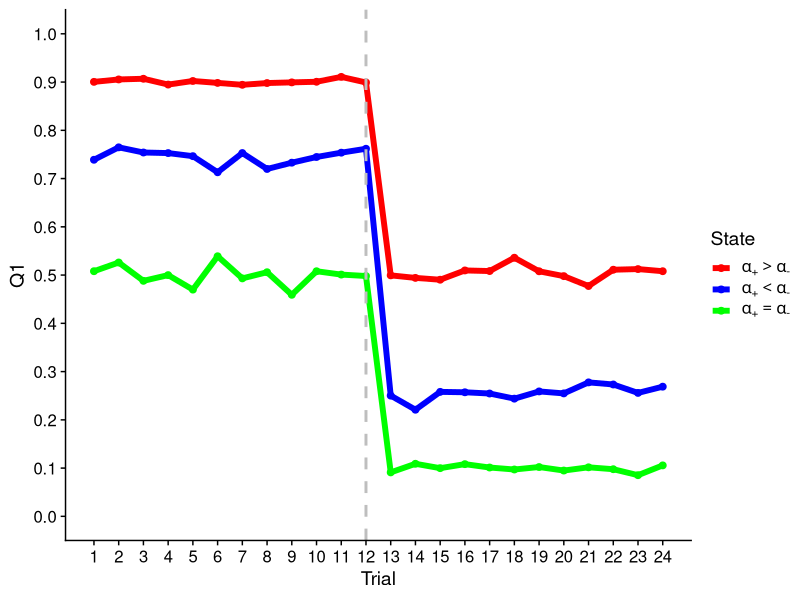
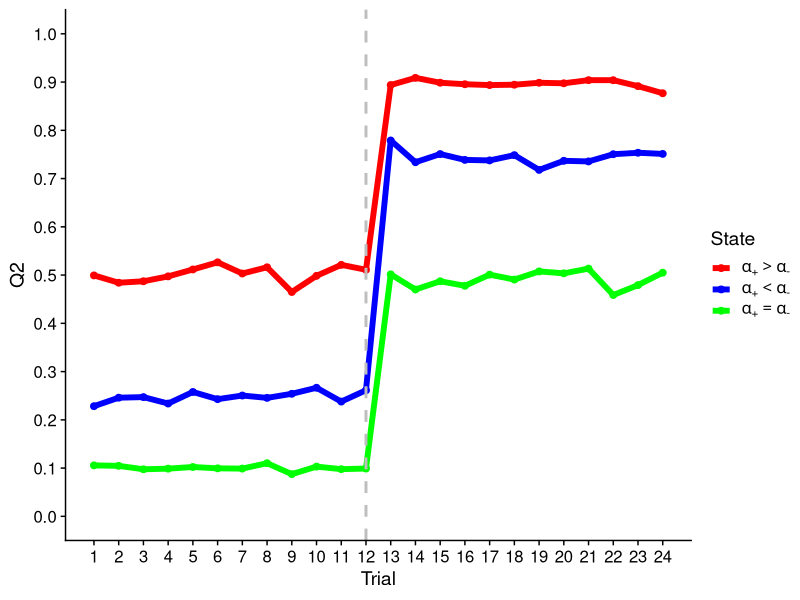
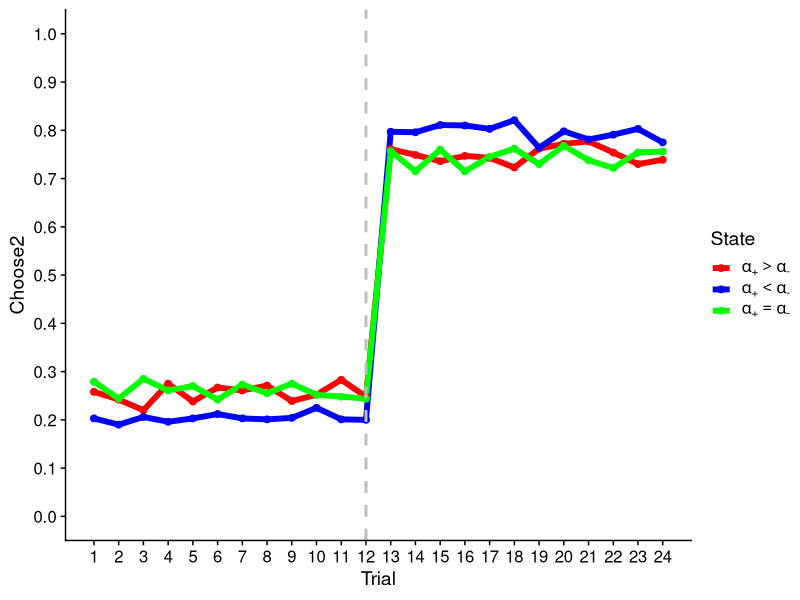
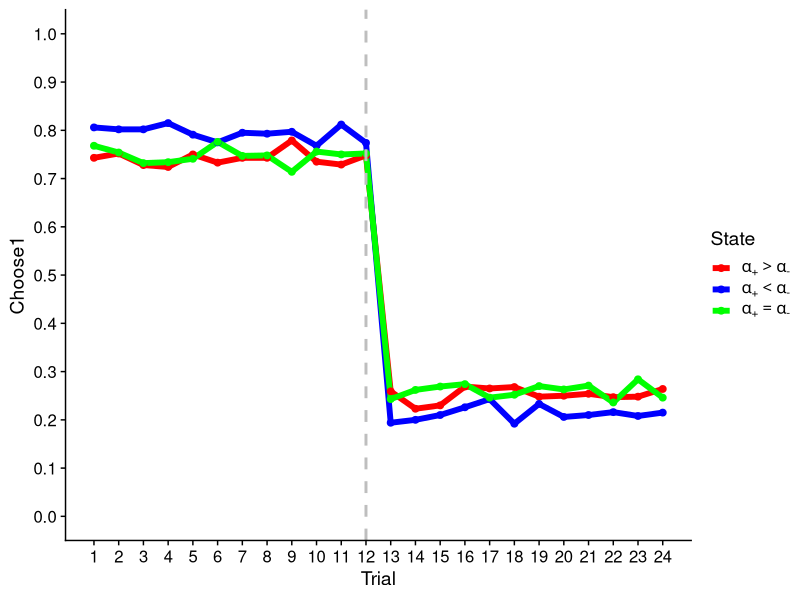

These charts were generated, in order, by the following R code:

rm(list = ls())

library(data.table)
library(ggplot2)
library(cowplot)
library(dplyr)

session_simulate <- function(n_trials, nsim_c, beta, positive_lr, negative_lr) {
  result_for_each_condition <- list()
  for (i in 1:3) {
    dv1 = rep(NA,n_trials)
    dv2 = rep(NA, n_trials)
    prob_choose_1 = rep(NA,n_trials)
    prob_choose_2 = rep(NA,n_trials)
    choose_1 = rep(NA,n_trials)
    choose_2 = rep(NA,n_trials)
    Choices_for_each_trial <- matrix(NA, nrow=n_sims, ncol=n_trials)
    q1_for_each_trial <- matrix(NA, nrow=n_sims, ncol=n_trials)
    q2_for_each_trial <- matrix(NA, nrow=n_sims, ncol=n_trials)
    c1_for_each_trial <- matrix(NA, nrow=n_sims, ncol=n_trials)
    c2_for_each_trial <- matrix(NA, nrow=n_sims, ncol=n_trials)
    # condition on learning rate
    if(i==1){
      positive_lr <- 0.45
      negative_lr <- 0.15
    }else if(i==2){
      positive_lr <- 0.30
      negative_lr <- 0.30
    }else if(i==3){
      positive_lr <- 0.15
      negative_lr <- 0.45
    }
    for (t in 1:n_trials){
      middle_point <- round(n_trials/2)
      if(t <= middle_point){
        p1 = 0.75
        p2 = 0.25
      }else{
        p1 = 0.25
        p2 = 0.75
      }
      #---------------------------------------
      # start: simulate n times for each trial
      #---------------------------------------
      Qs = c(0, 0)
      outcomes = c()
      n_sims_for_choices <- nsim_c
      for (s in 1:n_sims_for_choices){
        dv1 <- (Qs[2]-Qs[1])
        dv2 <- (Qs[1]-Qs[2])
        prob_choose_1 = 1/(1+exp(beta*dv1))
        prob_choose_2 = 1/(1+exp(beta*dv2))
        choose_1 <- as.numeric(runif(1)<=prob_choose_1)
        choose_2 <- as.numeric(runif(1)<=prob_choose_2)
        outcomes[1] = as.numeric(runif(1)<=p1)
        outcomes[2] = as.numeric(runif(1)<=p2)
        PEs <- outcomes[1]-Qs[1]
        PEs2 <- outcomes[2]-Qs[2]
        if(PEs>0){
          Qs[1] <- Qs[1] + positive_lr*PEs
        }else if(PEs<0){
          Qs[1] <- Qs[1] + negative_lr*PEs
        }
        if(PEs2>0){
          Qs[2] <- Qs[2] + positive_lr*PEs2
        }else if(PEs2<0){
          Qs[2] <- Qs[2] + negative_lr*PEs2
        }
   
        q1_for_each_trial[s,t] <- Qs[1]
        q2_for_each_trial[s,t] <- Qs[2]
        c1_for_each_trial[s,t] <- choose_1
        c2_for_each_trial[s,t] <- choose_2
      }
    }
    q1=apply(q1_for_each_trial, 2, mean)
    q2=apply(q2_for_each_trial, 2, mean)
    c1=apply(c1_for_each_trial, 2, mean)
    c2=apply(c2_for_each_trial, 2, mean)
    condition=i
    df=data.frame(q1,q2,c1,c2,condition)
    result_for_each_condition <- rbind(result_for_each_condition,df)
    #---------------------------------------
    # end: simulate n times for each trial
  }

  return(result_for_each_condition)
}

n_sims = 1000
nsim_c = 1000
n_trials = 24
middle_point <- round(n_trials/2)
beta = 3

# new plot
Result  <- session_simulate(n_trials, nsim_c, beta, positive_lr, negative_lr)
df <- Result
df$condition <- factor(df$condition, levels = 1:3, labels = c('greater','less','equal'))
long=data.frame(trial=rep(1:n_trials,3),
                Q1=df$q1,
                Q2=df$q2,
                Choose1=df$c1,
                Choose2=df$c2,
                Condition=df$condition)
long$Condition <- as.factor(long$Condition)
long$trial <- as.numeric(long$trial)
legend_labels <- c(expression(alpha[`+`]>alpha[`-`]),
                   expression(alpha[`+`]<alpha[`-`]),
                   expression(alpha[`+`]==alpha[`-`]))
ggplot(long, aes(x=trial, y=Q1))+
  geom_line(aes(color = Condition), size=2)+
  geom_point(aes(color = Condition), size=2)+
  xlab('Trial')+ylab('Q1')+
  theme_cowplot() +
  scale_y_continuous(n.breaks = 10,limits = c(0, 1))+
  scale_x_continuous(breaks = 1:n_trials)+
  scale_color_manual(name='State',values = c("red", "blue", 'green'), labels = parse(text = legend_labels))+
  geom_vline(xintercept = middle_point, linetype=2, size=1, col='grey')



ggplot(long, aes(x=trial, y=Q2))+
  geom_line(aes(color = Condition), size=2)+
  geom_point(aes(color = Condition), size=2)+
  xlab('Trial')+ylab('Q2')+
  theme_cowplot() +
  scale_y_continuous(n.breaks = 10,limits = c(0, 1))+
  scale_x_continuous(breaks = 1:n_trials)+
  scale_color_manual(name='State',values = c("red", "blue", 'green'), labels = parse(text = legend_labels))+
  geom_vline(xintercept = middle_point, linetype=2, size=1, col='grey')

ggplot(long, aes(x=trial, y=Choose2))+
  geom_line(aes(color = Condition), size=2)+
  geom_point(aes(color = Condition), size=2)+
  xlab('Trial')+ylab('Choose2')+
  theme_cowplot() +
  scale_y_continuous(n.breaks = 10,limits = c(0, 1))+
  scale_x_continuous(breaks = 1:n_trials)+
  scale_color_manual(name='State',values = c("red", "blue", 'green'), labels = parse(text = legend_labels))+
  geom_vline(xintercept = middle_point, linetype=2, size=1, col='grey')


ggplot(long, aes(x=trial, y=Choose1))+
  geom_line(aes(color = Condition), size=2)+
  geom_point(aes(color = Condition), size=2)+
  xlab('Trial')+ylab('Choose1')+
  theme_cowplot() +
  scale_y_continuous(n.breaks = 10,limits = c(0, 1))+
  scale_x_continuous(breaks = 1:n_trials)+
  scale_color_manual(name='State',values = c("red", "blue", 'green'), labels = parse(text = legend_labels))+
  geom_vline(xintercept = middle_point, linetype=2, size=1, col='grey')


